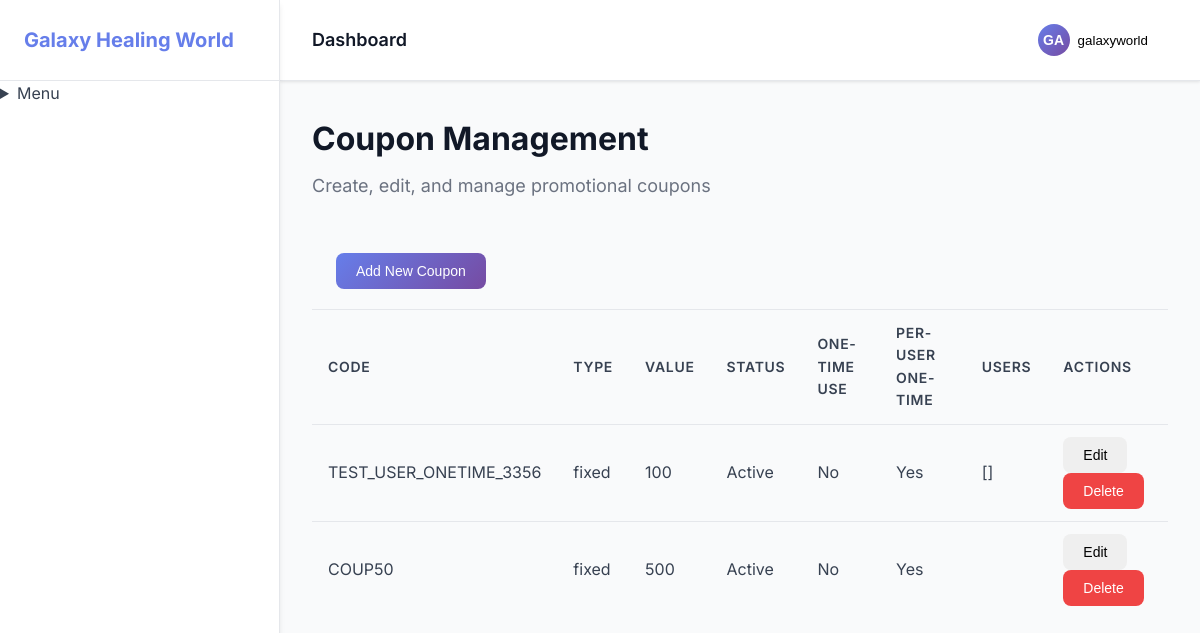
The app's page /admin/coupons.php (signed in) with its own data.
### tables this page shows
CREATE TABLE coupons (
                id INTEGER PRIMARY KEY AUTOINCREMENT,
                code VARCHAR(255) UNIQUE NOT NULL,
                type VARCHAR(50) NOT NULL,
                value DECIMAL(10, 2) NOT NULL,
                is_active TINYINT DEFAULT 1,
                onetime TINYINT DEFAULT 0,
                user_onetime TINYINT DEFAULT 0,
                users TEXT,
                created_at DATETIME DEFAULT CURRENT_TIMESTAMP
            );

### admin/coupons.php (the view, shortened to what this page needs)
<?php
$db = Database::getInstance()->getConnection();
$coupons = $db->query("SELECT * FROM coupons ORDER BY created_at DESC")->fetchAll();
?>
<!DOCTYPE html>
<html lang="en">
<head>
    <link rel="stylesheet" href="../assets/css/admin.css">
    <link rel="stylesheet" href="https://cdn.jsdelivr.net/npm/feather-icons@4.28.0/feather.min.css">
</head>
<body>
    <div class="admin-layout">
        <?php include 'includes/sidebar.php'; ?>
        <div class="admin-content">
            <?php include 'includes/header.php'; ?>
            <main class="main-content">
                <div class="page-header">
                    <h1>Coupon Management</h1>
                    <p>Create, edit, and manage promotional coupons</p>
                </div>
                <div class="card">
                    <div class="card-header">
                        <button class="btn btn-primary" onclick="openAddModal()">Add New Coupon</button>
                    </div>
                    <div class="card-body">
                        <div class="table-responsive">
                            <table class="table">
                                <thead>
                                    <tr>
                                        <th>Code</th>
                                        <th>Type</th>
                                        <th>Value</th>
                                        <th>Status</th>
                                        <th>One-time Use</th>
                                        <th>Per-User One-Time</th>
                                        <th>Users</th>
                                        <th>Actions</th>
                                    </tr>
                                </thead>
                                <tbody>
                                    <?php foreach ($coupons as $coupon): ?>
                                        <tr>
                                            <td><?= htmlspecialchars($coupon['code']) ?></td>
                                            <td><?= htmlspecialchars($coupon['type']) ?></td>
                                            <td><?= htmlspecialchars($coupon['value']) ?><?= ($coupon['type'] === 'percentage') ? '%' : '' ?></td>
                                            <td><span class="badge badge-<?= $coupon['is_active'] ? 'success' : 'danger' ?>"><?= $coupon['is_active'] ? 'Active' : 'Inactive' ?></span></td>
                                            <td><span class="badge badge-<?= $coupon['onetime'] ? 'info' : 'secondary' ?>"><?= $coupon['onetime'] ? 'Yes' : 'No' ?></span></td>
                                            <td><span class="badge badge-<?= $coupon['user_onetime'] ? 'info' : 'secondary' ?>"><?= $coupon['user_onetime'] ? 'Yes' : 'No' ?></span></td>
                                            <td style="max-width: 200px; overflow: hidden; text-overflow: ellipsis; white-space: nowrap;"><?= htmlspecialchars($coupon['users'] ?? '') ?></td>
                                            <td>
                                                <button class="btn btn-sm btn-info" onclick="openEditModal(<?= htmlspecialchars(json_encode($coupon)) ?>)">Edit</button>
                                                <form method="POST" style="display: inline-block;">
                                                    <button type="submit" name="delete_coupon" class="btn btn-sm btn-danger" onclick="return confirm('Are you sure you want to delete this coupon?')">Delete</button>
                                                </form>
                                            </td>
                                        </tr>
                                    <?php endforeach; ?>
                                </tbody>
                            </table>
                        </div>
                    </div>
                </div>
            </main>
        </div>
    </div>
</body>
</html>

### assets/css/admin.css (style rules this page uses)
* { margin: 0; padding: 0; box-sizing: border-box; }
body { font-family: 'Inter', -apple-system, BlinkMacSystemFont, 'Segoe UI', Roboto, sans-serif; line-height: 1.6; color: #374151; background: #f9fafb; }
.admin-layout { display: flex; min-height: 100vh; }
.admin-content { flex: 1; margin-left: 280px; display: flex; flex-direction: column; }
.main-content { flex: 1; padding: 32px; overflow-y: auto; }
.page-header { margin-bottom: 32px; }
.page-header h1 { font-size: 2rem; font-weight: 700; color: #111827; margin-bottom: 8px; }
.page-header p { color: #6b7280; font-size: 1.125rem; }
.card-header { padding: 20px 24px; border-bottom: 1px solid #e5e7eb; display: flex; justify-content: space-between; align-items: center; }
.btn { padding: 10px 20px; border: none; border-radius: 8px; font-weight: 500; text-decoration: none; display: inline-flex; align-items: center; gap: 8px; cursor: pointer; transition: all 0.2s ease; font-size: 14px; }
.btn-primary { background: linear-gradient(135deg, #667eea 0%, #764ba2 100%); color: white; }
.btn-danger { background: #ef4444; color: white; }
.table { width: 100%; border-collapse: collapse; }
.table thead { background: #f9fafb; }
.table th, .table td { padding: 12px 16px; text-align: left; border-bottom: 1px solid #e5e7eb; }
.table th { font-weight: 600; color: #374151; font-size: 0.875rem; text-transform: uppercase; letter-spacing: 0.05em; }
.table tbody tr:last-child td { border-bottom: none; }

### records on screen
coupons: code "TEST_USER_ONETIME_3356", type "fixed", value "100", is_active "Active", onetime "No", user_onetime "Yes", users "[]"
coupons: code "COUP50", type "fixed", value "500", is_active "Active", onetime "No", user_onetime "Yes"

### other values on screen
Config::get('site.name') "Galaxy Healing World"
$pageTitle "Dashboard"
substr($_SESSION['admin_username'] ?? 'A', 0, 2) "GA"
$_SESSION['admin_username'] "galaxyworld"
